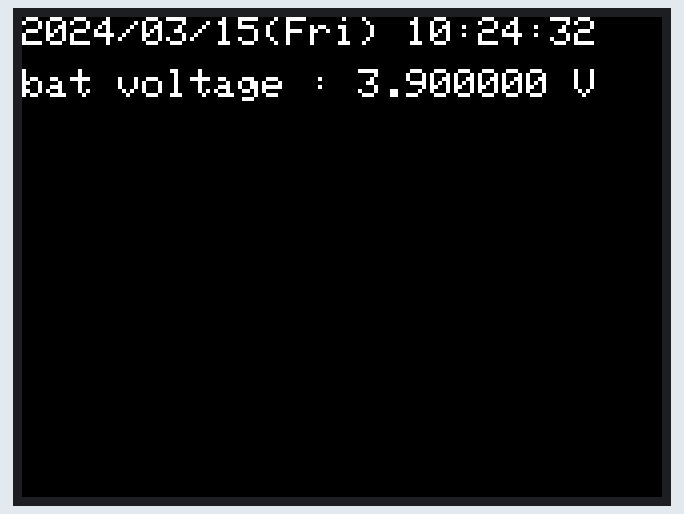
Simulated run of this sketch. Board: ESP32. Parts: 320×240 colour display. WiFi joins after 1.5 s; servers stay silent unless stated; the local clock reads 2024-03-15 10:24:30 at power-on unless the sketch sets it; nothing arrives over Bluetooth unless stated.

Above: at 2.2 s.
At 14.1 s:
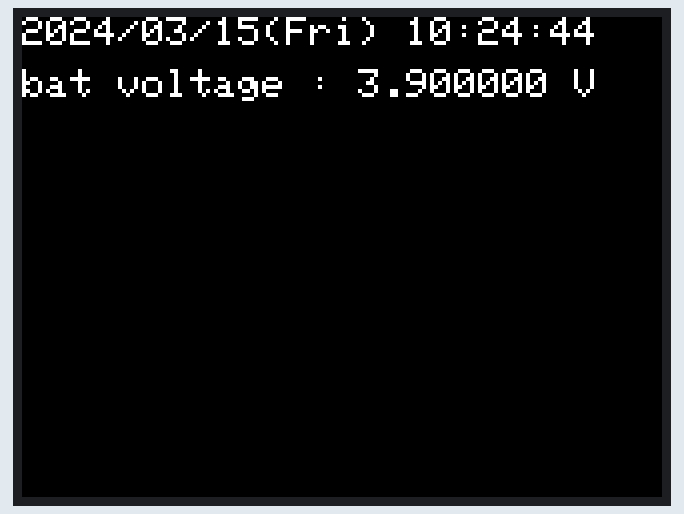
At 19.1 s:
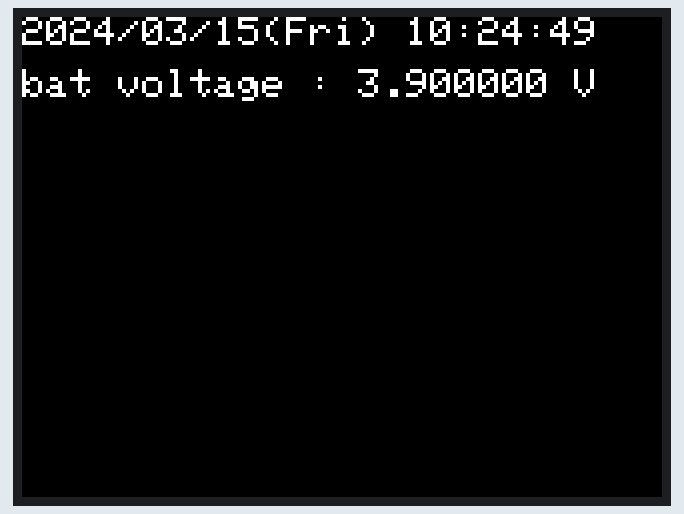
At 27.1 s:
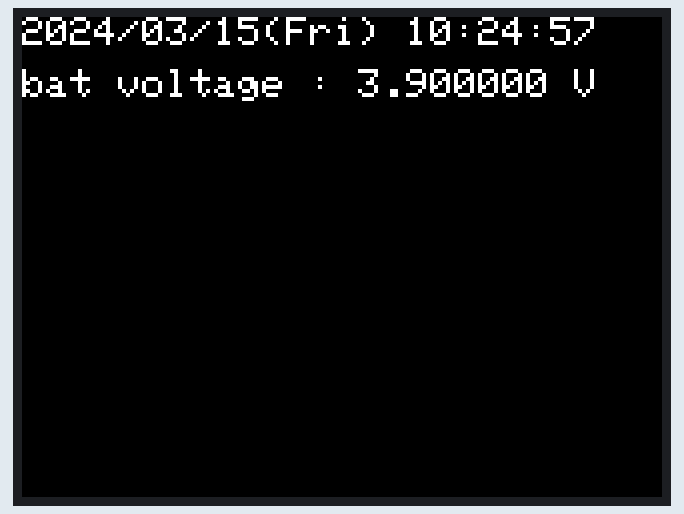
At 34.1 s:
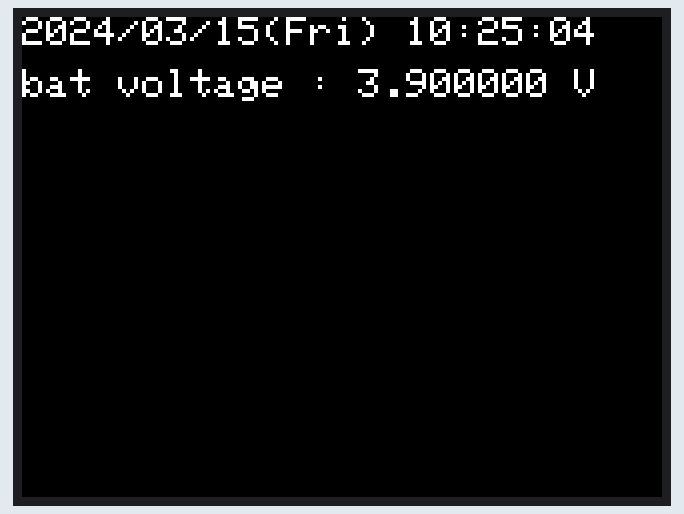
At 38.1 s:
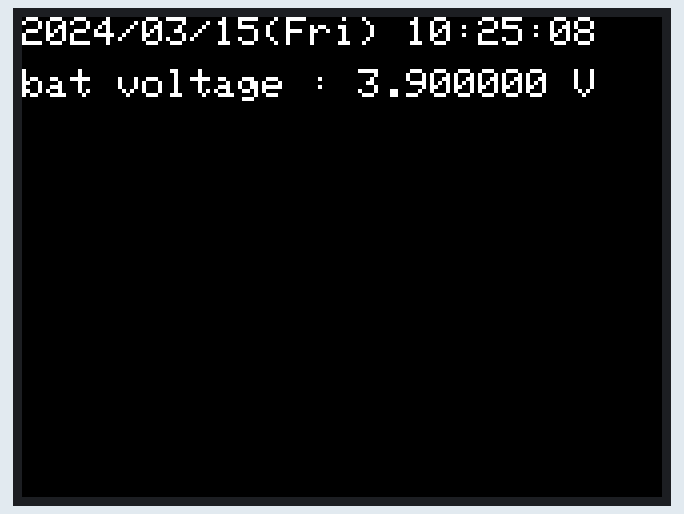

The sketch:

06_ble_ringdon.ino
```cpp
#include <M5Core2.h>
#include <WiFi.h>
#include "BluetoothSerial.h"

BluetoothSerial SerialBT;

#define JST 3600 * 9        // グリニッジ標準時と日本標準時の差

char *ssid = "F660A-fGG2-G";      // Wi-FiのSSID
char *password = "3ccqkz57";  // Wi-Fiのパスワード

const char* week[7] = {"Sun", "Mon", "Tue", "Wed", "Thu", "Fri", "Sat"};  // 曜日を定義

int TEXT_SIZE = 2;
int CURSOR_HEIGHT = 26;
int CURSOR_Y_POS = 0;

String data;

////////////////////////////////////////////////////////////////////////////////
// Wi-Fi設定
////////////////////////////////////////////////////////////////////////////////
void setup_wifi() {
  // Wi-Fi接続をリセット
  WiFi.disconnect();
  delay(500);
  WiFi.begin(ssid, password);
  // Wi-Fi接続待ち
  while (WiFi.status() != WL_CONNECTED) delay(500);
}

////////////////////////////////////////////////////////////////////////////////
// 現在時刻（現地時間）を表示
////////////////////////////////////////////////////////////////////////////////
void printLocalTime() {
  struct tm timeinfo;
  // 時刻を取得できなかった場合
  if (!getLocalTime(&timeinfo)) {
    M5.Lcd.printf("Failed to obtain time. ");
    return;
  }
  // 現在時刻を表示
  M5.Lcd.printf("%04d\/%02d\/%02d(%s) ", \
    timeinfo.tm_year+1900, timeinfo.tm_mon+1, timeinfo.tm_mday, week[timeinfo.tm_wday]);
  M5.Lcd.printf("%02d:%02d:%02d", timeinfo.tm_hour, timeinfo.tm_min, timeinfo.tm_sec);
}

float get_bat_voltage() {
  // get bat boltage
  float batVoltage = M5.Axp.GetBatVoltage();
  float batPercentage = ( batVoltage < 3.2 ) ? 0 : ( batVoltage - 3.2 ) * 100;
  return batVoltage;
}

void setup() {
  M5.begin();
  M5.Lcd.setTextSize(TEXT_SIZE);

  // Wi-Fi設定
  setup_wifi();

  // NTPサーバとローカルのタイムゾーンを設定
  configTime(JST, 0, "ntp.nict.jp", "ntp.jst.mfeed.ad.jp");

  // bluetooth
  SerialBT.begin("M5Stack core2.");

  // DingDong
  M5.Spk.begin();
  M5.Spk.DingDong();
}

void loop() {
  M5.Lcd.setCursor(0, 0);
  // 現在時刻を表示
  printLocalTime();

  // バッテリ電圧を表示
  M5.Lcd.setCursor(0, 26);
  float bat_v = get_bat_voltage();
  M5.Lcd.printf("bat voltage : %f V", bat_v);

  // bluetooth
  if ( SerialBT.available() ){
    data = SerialBT.readStringUntil('\n');
    M5.Spk.DingDong();
  }

  // left touch
  TouchPoint_t pos = M5.Touch.getPressPoint();
  if (pos.y > 240 && pos.x < 109) {
    M5.Spk.DingDong();
  }

  // right touch
  if (pos.y > 240 && pos.x > 218) {
    data = "1";
    SerialBT.println(data);
    M5.Spk.DingDong();
  }
}
```

Measured:
- what the display in image 1 shows lasts 1.0 s, from 14.0 s to 15.0 s
